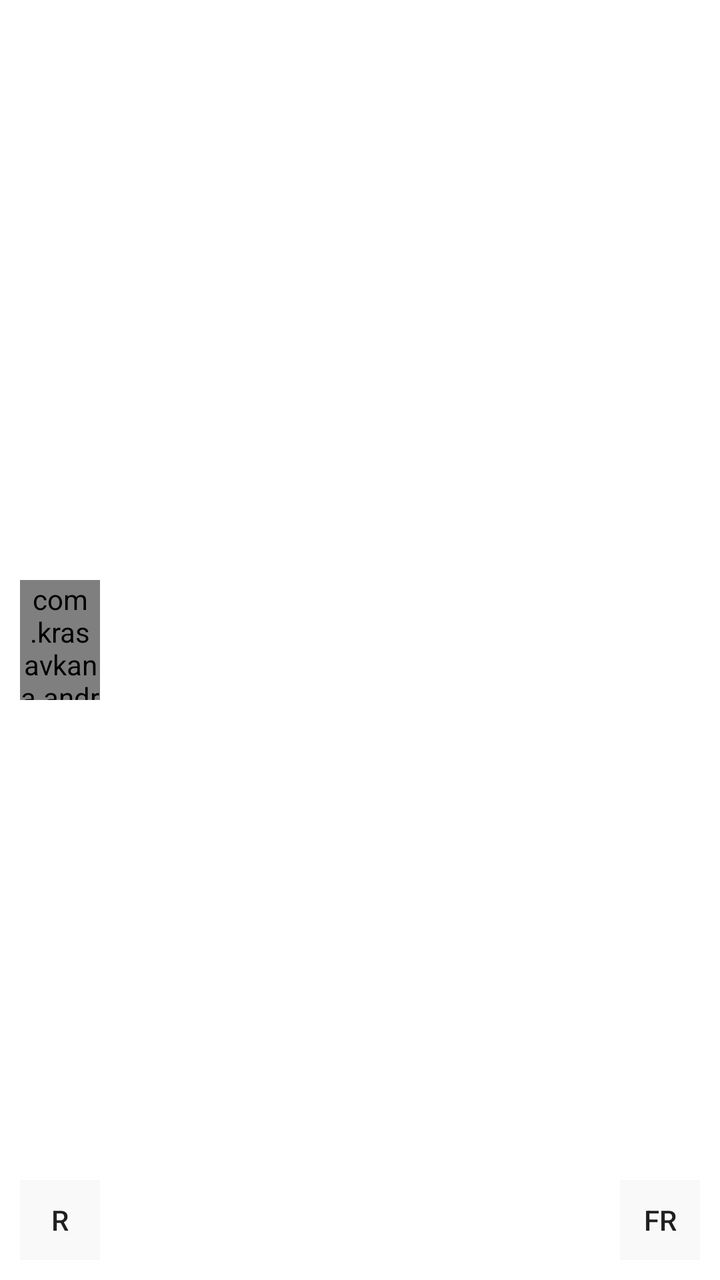
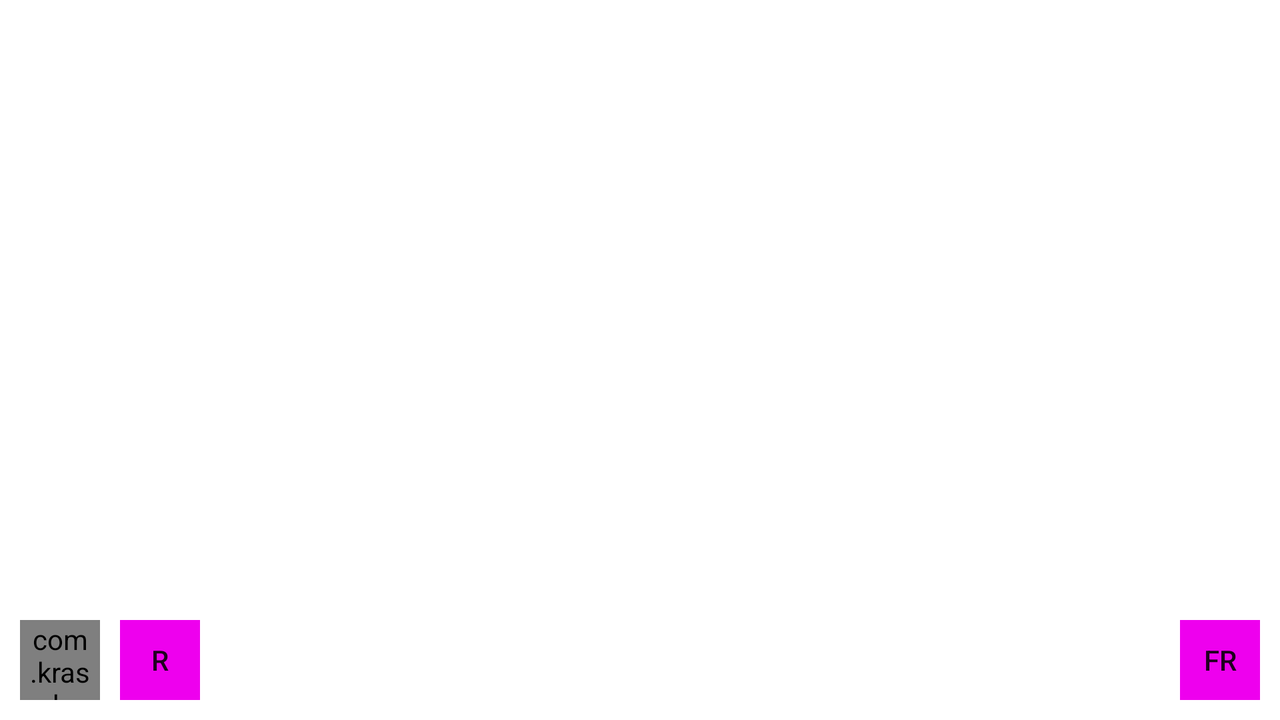

Two renders of one Android screen. The first uses the default layout on a phone; the second uses the alternative layout the repository ships for a different screen configuration, on a matching device. The two XML files are below.
<!-- AndroidManifest.xml: application theme MaterialTheme -->
<!-- res/layout/fragment_camera2_video.xml -->
<?xml version="1.0" encoding="utf-8"?>
<RelativeLayout xmlns:android="http://schemas.android.com/apk/res/android"
    android:layout_width="match_parent"
    android:layout_height="match_parent"
    android:background="@android:color/transparent">

    <Button
        android:id="@+id/video"
        style="@android:style/Widget.Material.Light.Button.Borderless"
        android:layout_width="40dp"
        android:layout_height="40dp"
        android:layout_alignParentStart="true"
        android:layout_alignParentBottom="true"
        android:layout_marginStart="10dp"
        android:layout_marginBottom="10dp"
        android:background="#22cecece"
        android:text="@string/record" />

    <Button
        android:id="@+id/info"
        style="@android:style/Widget.Material.Light.Button.Borderless"
        android:layout_width="40dp"
        android:layout_height="40dp"
        android:layout_alignParentEnd="true"
        android:layout_alignParentBottom="true"
        android:layout_marginEnd="10dp"
        android:layout_marginBottom="10dp"
        android:background="#22cecece"
        android:text="@string/info" />

    <com.krasavkana.android.decoyvideo.AutoFitTextureView
        android:id="@+id/texture"
        android:layout_width="40dp"
        android:layout_height="60dp"
        android:layout_centerVertical="true"
        android:layout_marginStart="10dp" />

</RelativeLayout>
<!-- resources referenced by this layout -->
<resources>
  <string name="info">FR</string>
  <string name="record">R</string>
  <style name="MaterialTheme" parent="Theme.AppCompat.Light.NoActionBar">
          <item name="android:windowBackground">@android:color/transparent</item>
          <item name="android:windowIsTranslucent">true</item>
          <item name="android:windowFullscreen">true</item>
      </style>
</resources>
<!-- res/layout-land/fragment_camera2_video.xml (the repository's variant of the layout above) -->
<!-- drawn on the phone turned sideways -->
<?xml version="1.0" encoding="utf-8"?>
<RelativeLayout xmlns:android="http://schemas.android.com/apk/res/android"
    android:layout_width="match_parent"
    android:layout_height="match_parent">

    <com.krasavkana.android.decoyvideo.AutoFitTextureView
        android:id="@+id/texture"
        android:layout_width="40dp"
        android:layout_height="40dp"
        android:layout_alignParentStart="true"
        android:layout_alignParentBottom="true"
        android:layout_marginStart="10dp"
        android:layout_marginBottom="10dp"
        />

    <Button
        android:id="@+id/video"
        style="@android:style/Widget.Material.Light.Button.Borderless"
        android:layout_width="40dp"
        android:layout_height="40dp"
        android:layout_alignParentStart="true"
        android:layout_alignParentBottom="true"
        android:layout_marginStart="60dp"
        android:layout_marginBottom="10dp"
        android:background="#ee00ee"
        android:text="@string/record" />

    <Button
        android:id="@+id/info"
        style="@android:style/Widget.Material.Light.Button.Borderless"
        android:layout_width="40dp"
        android:layout_height="40dp"
        android:layout_alignParentEnd="true"
        android:layout_alignParentBottom="true"
        android:layout_marginEnd="10dp"
        android:layout_marginBottom="10dp"
        android:background="#ee00ee"
        android:text="@string/info" />

</RelativeLayout>
